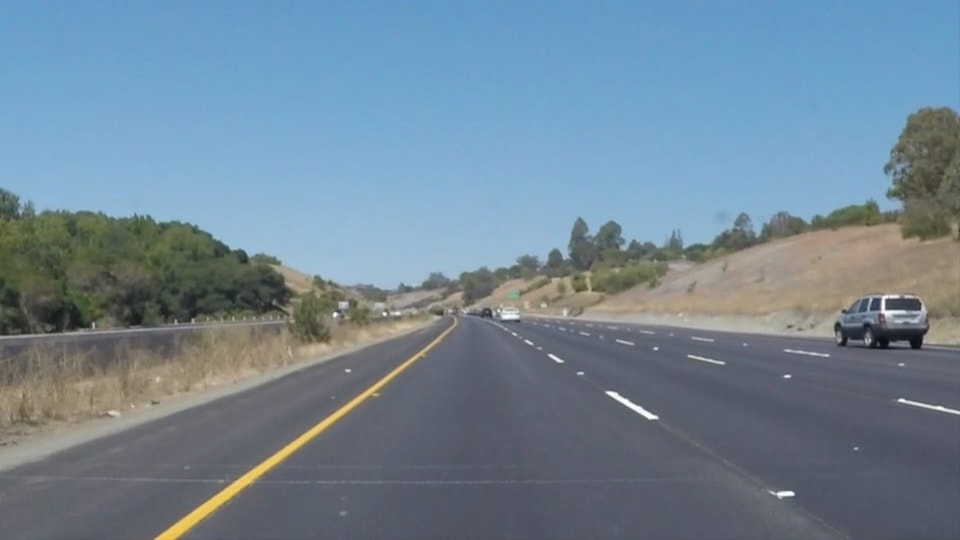
#> input picture test_images/solidYellowCurve.jpg, 960 x 540 px
$ jupyter execute lane_lines.ipynb   (shell and % lines are left out)
#> lines starting #> are read from the running program, lines starting #| are printed output that depends on the picture; after the words box and inside, x2 and y2 are one past the last pixel; in counts of white or black regions, pixels touching at a corner belong together
### Importing Packages

[cell 1]
import matplotlib.pyplot as plt
import matplotlib.image as mpimg
import numpy as np
import cv2
import math

### Helper Functions

[cell 2]
def grayscale(img):
    return cv2.cvtColor(img, cv2.COLOR_RGB2GRAY)


def canny(img, low_threshold, high_threshold):
    """Applies the Canny transform"""
    return cv2.Canny(img, low_threshold, high_threshold)

def gaussian_blur(img, kernel_size):
    """Applies a Gaussian Noise kernel"""
    return cv2.GaussianBlur(img, (kernel_size, kernel_size), 0)

def region_of_interest(img, vertices):
    """
    Applies an image mask.

    Only keeps the region of the image defined by the polygon
    formed from `vertices`. The rest of the image is set to black.
    `vertices` should be a numpy array of integer points.
    """
    #defining a blank mask to start with
    mask = np.zeros_like(img)

    #defining a 3 channel or 1 channel color to fill the mask with depending on the input image
    if len(img.shape) > 2:
        channel_count = img.shape[2]  # i.e. 3 or 4 depending on your image
        ignore_mask_color = (255,) * channel_count
    else:
        ignore_mask_color = 255

    #filling pixels inside the polygon defined by "vertices" with the fill color
    cv2.fillPoly(mask, vertices, ignore_mask_color)

    #returning the image only where mask pixels are nonzero
    masked_image = cv2.bitwise_and(img, mask)
    return masked_image


def draw_lines(img, lines, color=[255, 50, 0], thickness=8):

    if lines is None:
        return img
    for line in lines:
        for x1,y1,x2,y2 in line:
            cv2.line(img, (x1, y1), (x2, y2), color, thickness)

def hough_lines(img, rho, theta, threshold, min_line_len, max_line_gap):

    lines = cv2.HoughLinesP(img, rho, theta, threshold, np.array([]), minLineLength=min_line_len, maxLineGap=max_line_gap)
    line_img = np.zeros((img.shape[0], img.shape[1], 3), dtype=np.uint8)
    draw_lines(line_img, lines)
    return line_img


def weighted_img(img, initial_img, α=0.4, β=1., γ=0.):
    return cv2.addWeighted(initial_img, α, img, β, γ)

[cell 3]
def process_image(image):

    # Convert image to gray scale
    gray = grayscale(image)

    # Blur the image
    kernel_size = 5
    blur_gray = gaussian_blur(gray, kernel_size=kernel_size)

    #Canny edge
    low_threshold = 40
    high_threshold = 280
    edges = canny(blur_gray, low_threshold, high_threshold)

    img_dilation = cv2.dilate(edges, (5,5), iterations=1)

    #Hough Lines
    rho = 3
    theta = 1*np.pi/180
    threshold = 10
    min_line_length = 25
    max_line_gap = 28
    line_image = hough_lines(img_dilation, rho, theta, threshold, min_line_length, max_line_gap)

    # Region of interest
    left_bottom = [130, 539]
    right_bottom = [850, 539]
    apex = [500, 310]
    points = np.array([left_bottom, right_bottom, apex])

    masked_image = region_of_interest(line_image,[points] )

    # Weighted Image
    result = weighted_img(masked_image, image)

    return result

## Test the code on an Image

[cell 4]
#reading in an image
image = mpimg.imread('test_images/solidYellowCurve.jpg')
#> image is the input picture: shape (540, 960, 3); mean R, G, B 113, 133.4, 149

#printing out some stats and plotting
print('This image is:', type(image), 'with dimensions:', image.shape)
#| This image is: <class 'numpy.ndarray'> with dimensions: (540, 960, 3)
plt.imshow(image)
plt.show()

processed_image = process_image(image)
#> in canny, `return cv2.Canny(img, low_threshold, high_threshold)`: returned value: shape (540, 960); 0.73% white in thin lines or dots, all inside (x1, y1, x2, y2) = (0, 213, 960, 540)
#> in process_image, `img_dilation = cv2.dilate(edges, (5,5), iterations=1)`:
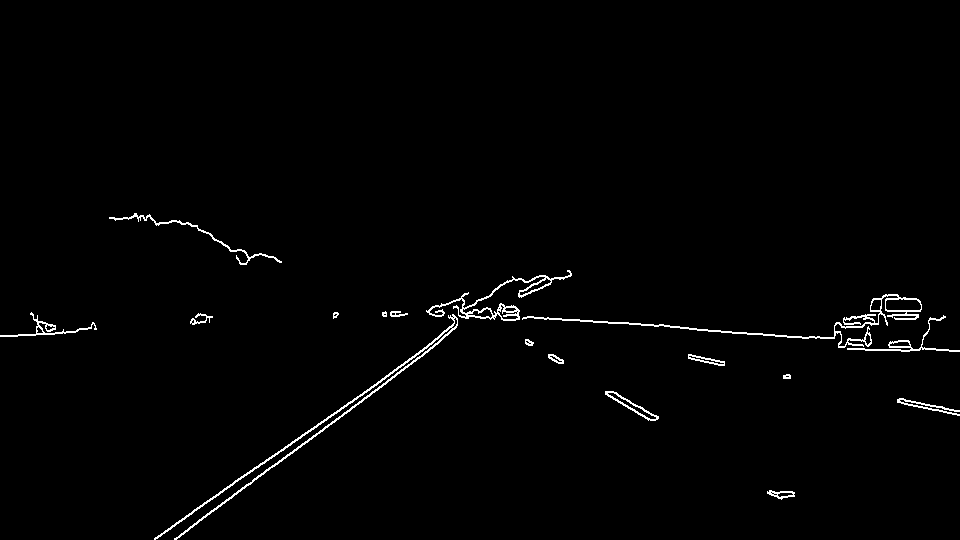
#> img_dilation: shape (540, 960); 1.2% white in thin lines or dots, all inside (x1, y1, x2, y2) = (0, 213, 960, 540)
#> in hough_lines, `lines = cv2.HoughLinesP(img, rho, theta, threshold, np.array([]), minL..`: lines = 157 rows, first 6: [426, 310, 922, 344], [176, 539, 483, 308], [300, 438, 477, 310], [236, 256, 279, 260], [0, 335, 95, 325], [427, 312, 522, 319]
#> the loop in draw_lines, `for line in lines:` made 157 passes
#> after the loop in draw_lines, `for line in lines:`:
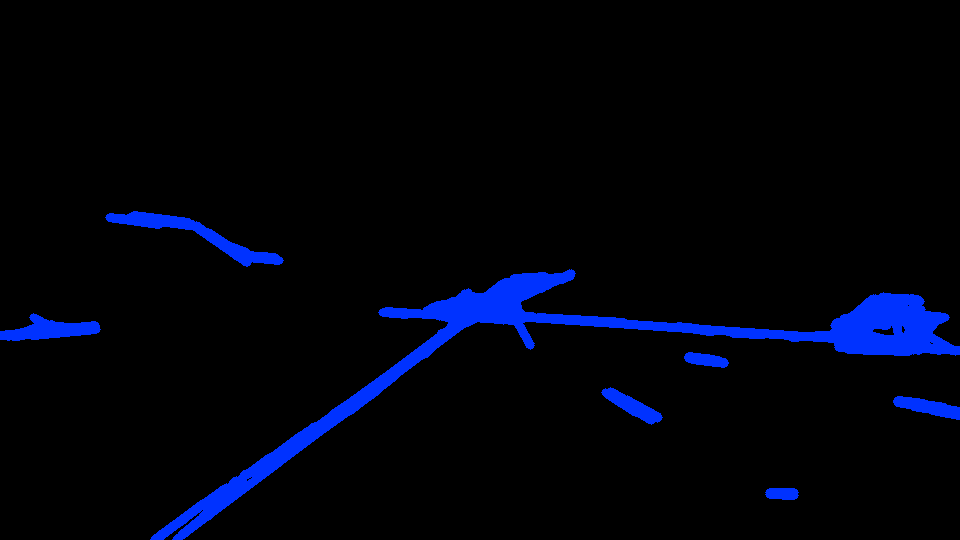
#> img: shape (540, 960, 3); mean of channels 0, 1, 2 12.6, 2.5, 0; drawn as B, G, R
#> in region_of_interest, `cv2.fillPoly(mask, vertices, ignore_mask_color)`:
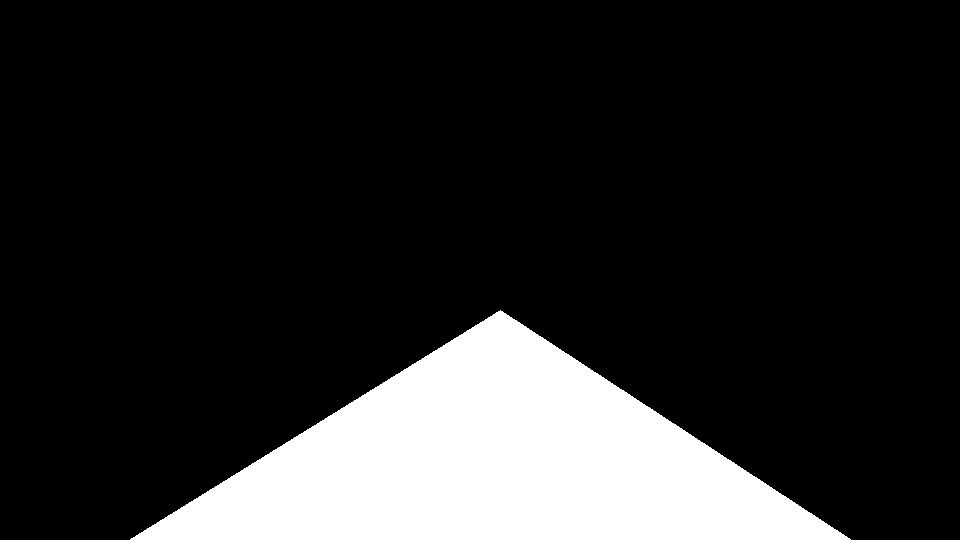
#> mask: shape (540, 960, 3); 16% white; 1 white region, box (x1, y1, x2, y2) and area: (130, 310, 851, 540) 83161
#> in weighted_img, `return cv2.addWeighted(initial_img, α, img, β, γ)`:
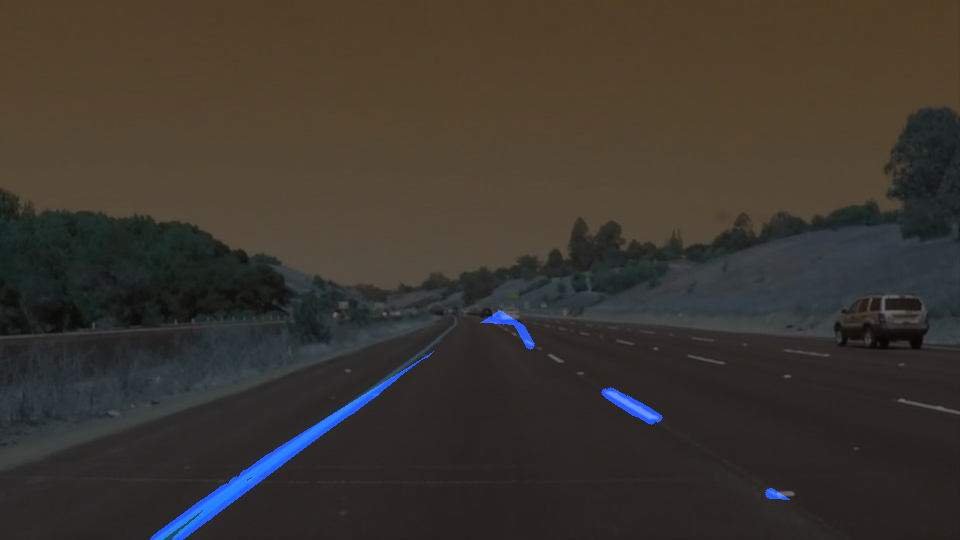
#> returned value: shape (540, 960, 3); mean of channels 0, 1, 2 47.4, 53.9, 59.6; drawn as B, G, R
plt.imshow(processed_image)
plt.show()

## Finding Lane line and saving the video

[cell 5]
cap = cv2.VideoCapture("test_videos/solidWhiteRight.mp4")

# Get video metadata
video_fps = cap.get(cv2.CAP_PROP_FPS),
#> video_fps = (25,)
height = cap.get(cv2.CAP_PROP_FRAME_HEIGHT)
#> height = 540
width = cap.get(cv2.CAP_PROP_FRAME_WIDTH)
#> width = 960

# we are using x264 codec for mp4
fourcc = cv2.VideoWriter_fourcc(*'X264')
#> fourcc = 875967064
writer = cv2.VideoWriter('OUTPUT_PATH_1.mp4', apiPreference=0, fourcc=fourcc,
                     fps=video_fps[0], frameSize=(int(width), int(height)))
i = 0

while True:
    ret, frame = cap.read()
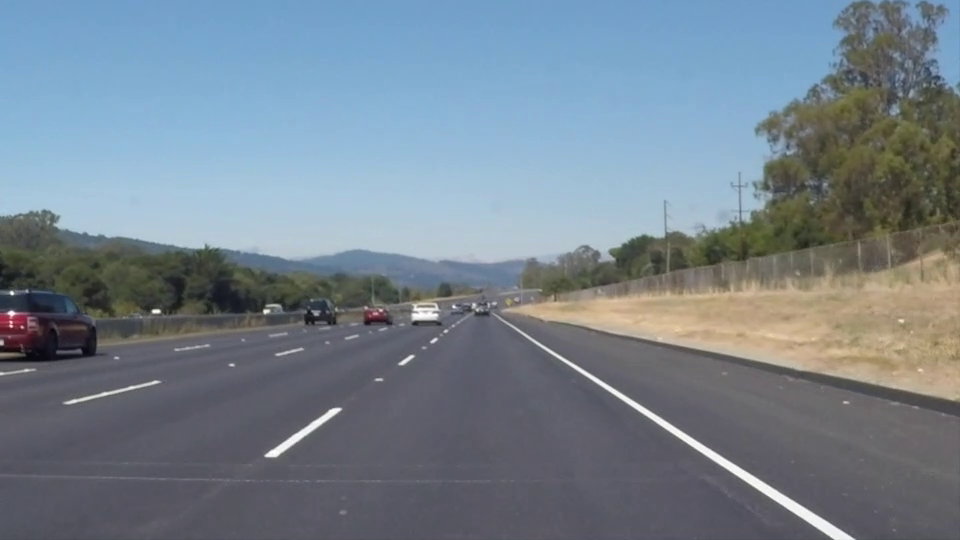
#> input picture frame 22 of test_videos/solidWhiteRight.mp4, 960 x 540 px
#> frame is the input picture: shape (540, 960, 3); mean B, G, R 141.9, 130.7, 117.7
    if not ret: break # break if cannot receive frame
    # convert to grayscale
    frame = cv2.cvtColor(frame, cv2.COLOR_BGR2RGB)


    frame = process_image(frame)
#> in grayscale (call 2), `return cv2.cvtColor(img, cv2.COLOR_RGB2GRAY)`:
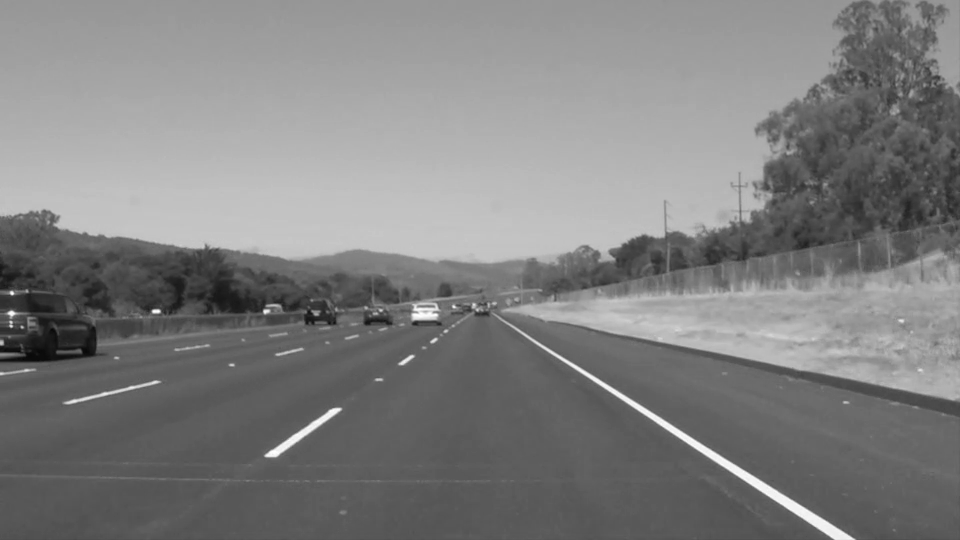
#> returned value: shape (540, 960); min 6, max 255, mean 128
#> in canny (call 2), `return cv2.Canny(img, low_threshold, high_threshold)`: returned value: shape (540, 960); 0.75% white in thin lines or dots, all inside (x1, y1, x2, y2) = (0, 200, 960, 540)
#> in process_image (call 2), `img_dilation = cv2.dilate(edges, (5,5), iterations=1)`:
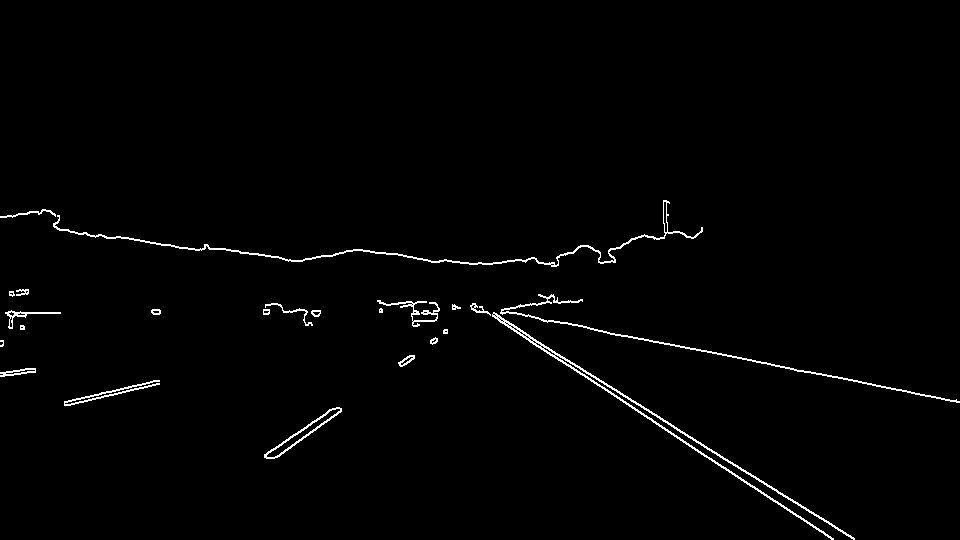
#> img_dilation: shape (540, 960); 1.3% white in thin lines or dots, all inside (x1, y1, x2, y2) = (0, 200, 960, 540)
#> in hough_lines (call 2), `lines = cv2.HoughLinesP(img, rho, theta, threshold, np.array([]), minL..`: lines = 144 rows, first 6: [474, 303, 651, 418], [470, 305, 956, 400], [579, 366, 728, 462], [57, 229, 201, 250], [522, 261, 702, 229], [353, 249, 477, 264]
#> call 2 of draw_lines, with lines = array of shape (144, 1, 4), thickness = 8
#> the loop in draw_lines (call 2), `for line in lines:` made 144 passes
#> line on passes 1 to 12: [[474, 303, 651, 418]], [[470, 305, 956, 400]], [[579, 366, 728, 462]], [[57, 229, 201, 250]], [[522, 261, 702, 229]], [[353, 249, 477, 264]], [[7, 314, 60, 312]], [[204, 246, 304, 260]], [[383, 304, 426, 301]], [[680, 440, 706, 455]], [[83, 402, 156, 383]], [[64, 402, 159, 381]]
#> after the loop in draw_lines (call 2), `for line in lines:`:
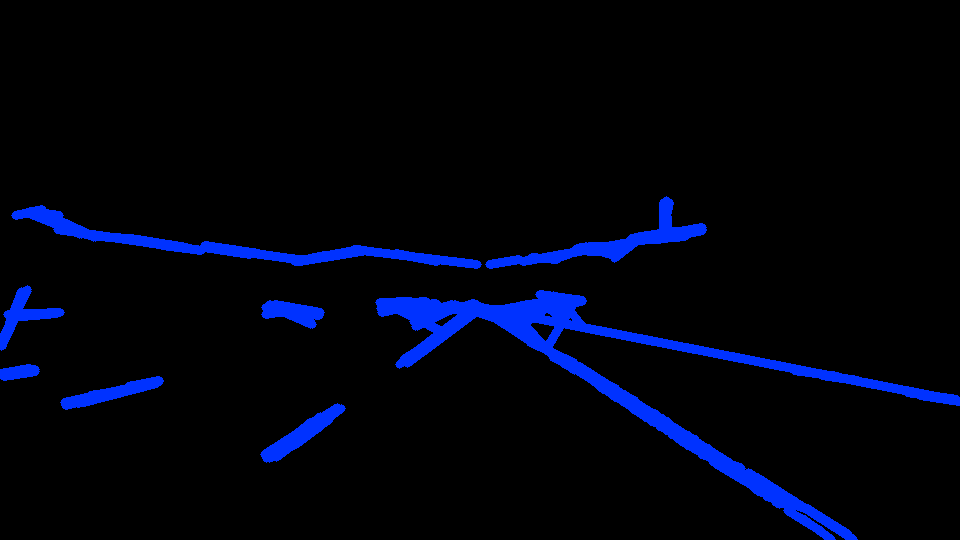
#> img: shape (540, 960, 3); mean of channels 0, 1, 2 14.7, 2.9, 0; drawn as B, G, R
#> call 2 of weighted_img, with α = 0.4, β = 1, γ = 0
#> in weighted_img (call 2), `return cv2.addWeighted(initial_img, α, img, β, γ)`:
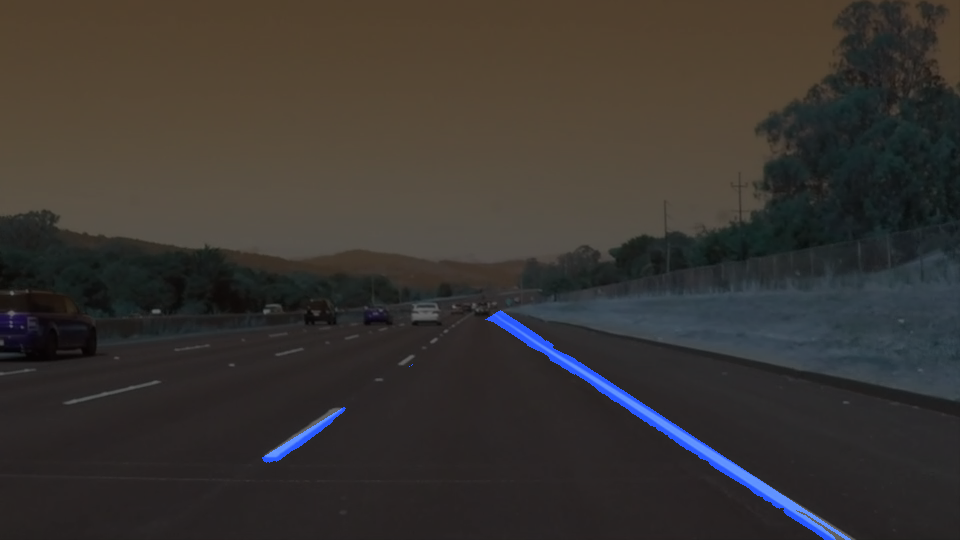
#> returned value: shape (540, 960, 3); mean of channels 0, 1, 2 49.5, 52.9, 56.8; drawn as B, G, R
    frame = cv2.cvtColor(frame, cv2.COLOR_RGB2BGR)

    writer.write(frame) # write frame

    if cv2.waitKey(1) & 0xFF == ord('q'): # on press of q break
#> (key q is pressed here)
        break

# release and destroy windows
writer.release()
cap.release()
cv2.destroyAllWindows()
